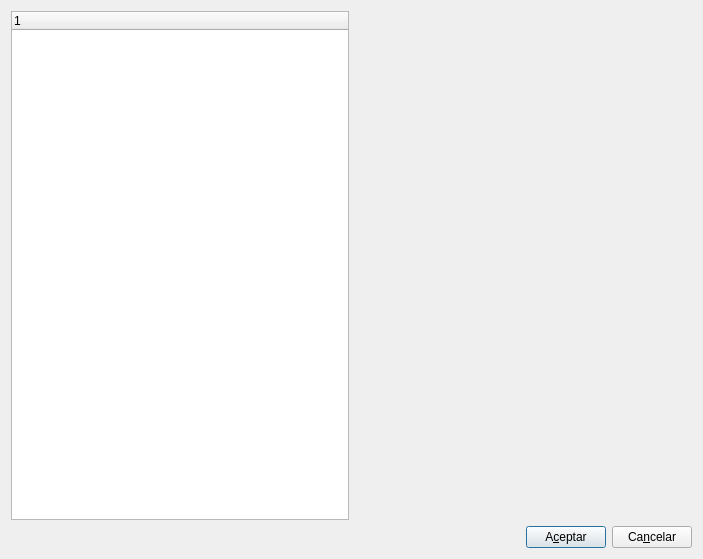
<ui version="4.0" >
 <class>DialogoOperaciones</class>
 <widget class="QDialog" name="DialogoOperaciones" >
  <property name="geometry" >
   <rect>
    <x>0</x>
    <y>0</y>
    <width>703</width>
    <height>559</height>
   </rect>
  </property>
  <property name="minimumSize" >
   <size>
    <width>300</width>
    <height>300</height>
   </size>
  </property>
  <property name="windowTitle" >
   <string>Operaciones</string>
  </property>
  <layout class="QVBoxLayout" >
   <item>
    <layout class="QHBoxLayout" >
     <item>
      <widget class="QTreeWidget" name="treeWidget" >
       <column>
        <property name="text" >
         <string>1</string>
        </property>
       </column>
      </widget>
     </item>
     <item>
      <widget class="QStackedWidget" name="stackedWidget" >
       <widget class="QWidget" name="page" />
       <widget class="QWidget" name="page_2" />
      </widget>
     </item>
    </layout>
   </item>
   <item>
    <layout class="QHBoxLayout" >
     <item>
      <spacer>
       <property name="orientation" >
        <enum>Qt::Horizontal</enum>
       </property>
       <property name="sizeType" >
        <enum>QSizePolicy::Expanding</enum>
       </property>
       <property name="sizeHint" >
        <size>
         <width>331</width>
         <height>21</height>
        </size>
       </property>
      </spacer>
     </item>
     <item>
      <layout class="QHBoxLayout" >
       <item>
        <widget class="QPushButton" name="pushButton1" >
         <property name="text" >
          <string>A&amp;ceptar</string>
         </property>
         <property name="shortcut" >
          <string>Alt+C</string>
         </property>
        </widget>
       </item>
       <item>
        <widget class="QPushButton" name="pushButton2" >
         <property name="text" >
          <string>Ca&amp;ncelar</string>
         </property>
         <property name="shortcut" >
          <string>Alt+N</string>
         </property>
        </widget>
       </item>
      </layout>
     </item>
    </layout>
   </item>
  </layout>
 </widget>
 <layoutdefault spacing="6" margin="11" />
 <pixmapfunction>qPixmapFromMimeSource</pixmapfunction>
 <resources/>
 <connections/>
</ui>
